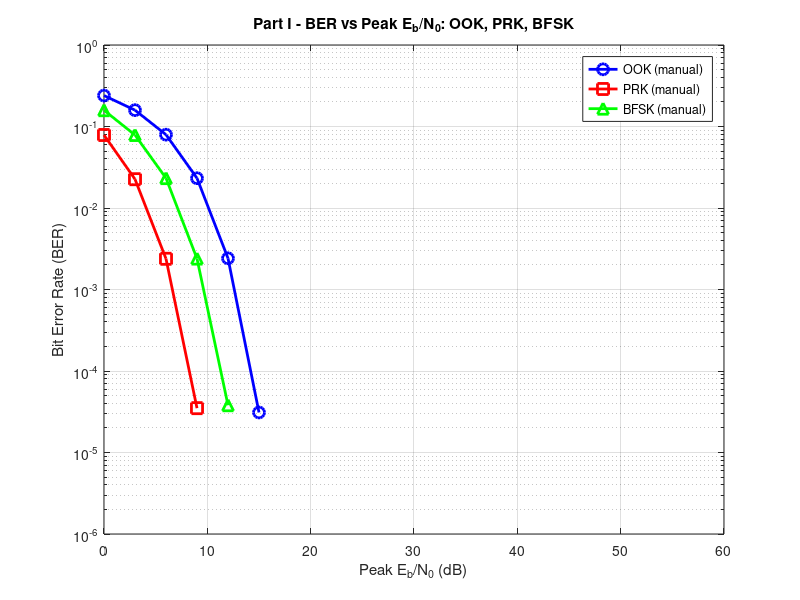
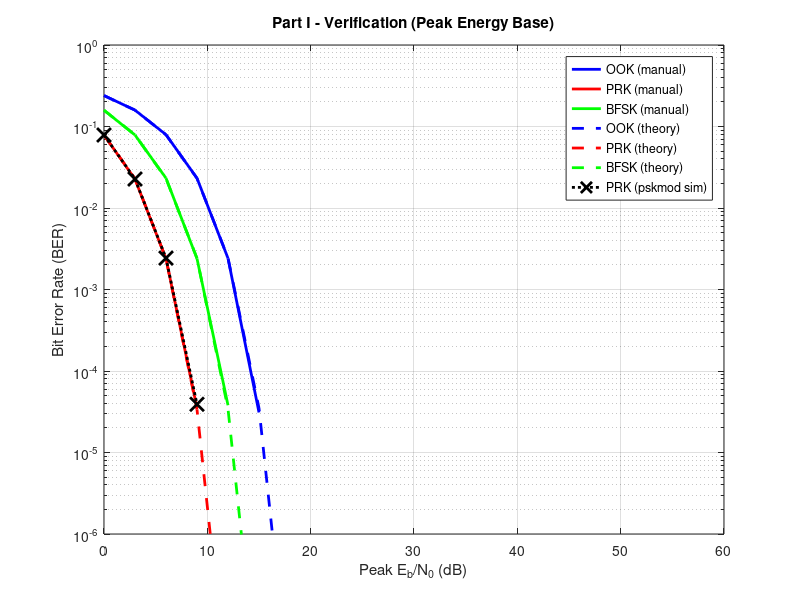

These figures' MATLAB source, in order:
% Digital Communications Final Project
% Part I: Performance of OOK, PRK, and BFSK (Peak Eb/N0)

clear; clc; close all;

%% 1. Simulation Parameters
N_bits = 1e6; 
EbN0_dB = 0:3:60; 

BER_OOK_manual = []; BER_PRK_manual = []; BER_BFSK_manual = [];

%% 2. Generate Random Binary Data
data = randi([0 1], 1, N_bits);

%% Manual Implementation Loop (Peak Eb/N0)
for ebno = EbN0_dB
    EbN0_lin = 10^(ebno/10);
    N0 = 1 / EbN0_lin; 
    noise_variance = N0 / 2; % Baseband noise variance per dimension
    
    % --- PRK (BPSK) ---
    s_prk = 2*data - 1; 
    noise_prk = sqrt(noise_variance) * randn(1, N_bits); 
    detected_prk = (s_prk + noise_prk) > 0;
    BER_PRK_manual = [BER_PRK_manual, sum(data ~= detected_prk) / N_bits];
    
    % --- BFSK (Orthogonal) ---
    s_bfsk = zeros(1, N_bits);
    s_bfsk(data == 0) = 1; s_bfsk(data == 1) = 1i; 
    noise_bfsk = sqrt(noise_variance) * (randn(1, N_bits) + 1i*randn(1, N_bits));
    detected_bfsk = imag(s_bfsk + noise_bfsk) > real(s_bfsk + noise_bfsk);
    BER_BFSK_manual = [BER_BFSK_manual, sum(data ~= detected_bfsk) / N_bits];

    % --- OOK (On-Off Keying) ---
    s_ook = data; 
    noise_ook = sqrt(noise_variance) * randn(1, N_bits);
    detected_ook = (s_ook + noise_ook) > 0.5;
    BER_OOK_manual = [BER_OOK_manual, sum(data ~= detected_ook) / N_bits];
end

%% Theoretical Formulas 
% PRK Coherent Theory: Q(sqrt(2*Eb/N0))
BER_PRK_theory = qfunc(sqrt(2 * 10.^(EbN0_dB/10)));

% BFSK Coherent Theory: Q(sqrt(Eb/N0))
BER_BFSK_theory = qfunc(sqrt(10.^(EbN0_dB/10)));

% OOK Peak Theory: Q(sqrt(0.5 * Eb/N0))  <-- REPLACE WITH THIS LINE
BER_OOK_theory = qfunc(sqrt(0.5 * 10.^(EbN0_dB/10)));


%% Built-in Verification 
BER_PRK_builtin = zeros(1, length(EbN0_dB));

for i = 1:length(EbN0_dB)
    disp(['Processing Built-in PRK Eb/N0: ', num2str(EbN0_dB(i)), ' dB...']); 
    s_prk_built = pskmod(data, 2); 
    r_prk_built = awgn(s_prk_built, EbN0_dB(i), 'measured');
    det_prk_built = pskdemod(r_prk_built, 2);
    [~, BER_PRK_builtin(i)] = biterr(data, det_prk_built);
end

%% Plot Figure 1: Manual Only
figure('Name', 'Figure 1: Manual Simulation', 'Position', [100, 100, 800, 600]);
semilogy(EbN0_dB, BER_OOK_manual, 'b-o', 'LineWidth', 2, 'MarkerSize', 8); hold on;
semilogy(EbN0_dB, BER_PRK_manual, 'r-s', 'LineWidth', 2, 'MarkerSize', 8);
semilogy(EbN0_dB, BER_BFSK_manual, 'g-^', 'LineWidth', 2, 'MarkerSize', 8);
grid on;
title('Part I - BER vs Peak E_b/N_0: OOK, PRK, BFSK');
xlabel('Peak E_b/N_0 (dB)'); ylabel('Bit Error Rate (BER)');
legend('OOK (manual)', 'PRK (manual)', 'BFSK (manual)');
ylim([1e-6 1]);

%% Plot Figure 2: Manual vs Theory vs Built-in (Combined)
figure('Name', 'Figure 2: Verification', 'Position', [150, 150, 800, 600]);

% 1. Manual Simulations (Solid lines)
semilogy(EbN0_dB, BER_OOK_manual, 'b-', 'LineWidth', 2); hold on;
semilogy(EbN0_dB, BER_PRK_manual, 'r-', 'LineWidth', 2);
semilogy(EbN0_dB, BER_BFSK_manual, 'g-', 'LineWidth', 2);

% 2. Theoretical Curves (Dashed lines)
semilogy(EbN0_dB, BER_OOK_theory, 'b--', 'LineWidth', 2);
semilogy(EbN0_dB, BER_PRK_theory, 'r--', 'LineWidth', 2);
semilogy(EbN0_dB, BER_BFSK_theory, 'g--', 'LineWidth', 2);

% 3. Built-in PRK Verification (Dotted line with markers)
semilogy(EbN0_dB, BER_PRK_builtin, 'k:x', 'MarkerSize', 10, 'LineWidth', 2);

grid on;
title('Part I - Verification (Peak Energy Base)');
xlabel('Peak E_b/N_0 (dB)'); ylabel('Bit Error Rate (BER)');
legend('OOK (manual)', 'PRK (manual)', 'BFSK (manual)', ...
       'OOK (theory)', 'PRK (theory)', 'BFSK (theory)', ...
       'PRK (pskmod sim)');
ylim([1e-6 1]);
